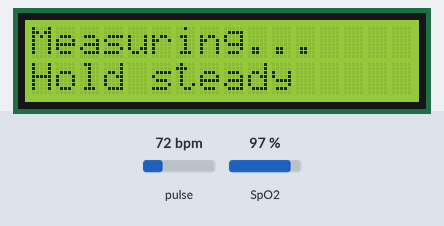
Simulated run of this sketch. Board: Arduino Uno, built with avr-gcc and run on an emulated ATmega328P. Parts: 16×2 character LCD. The inputs (shaded band) are chosen by the test bench; at power-on: SpO2 97 %, pulse 72 bpm. What the sketch prints to the serial monitor is not drawn.

Above: at 2.2 s.
2.3 s: SpO2 set to 100 %
At 4.0 s:
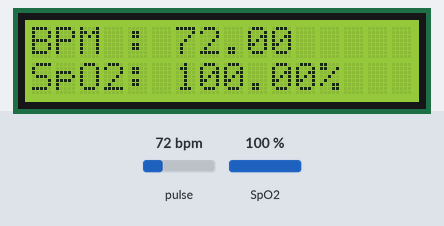
7.9 s: pulse set to 42 bpm
At 8.8 s:
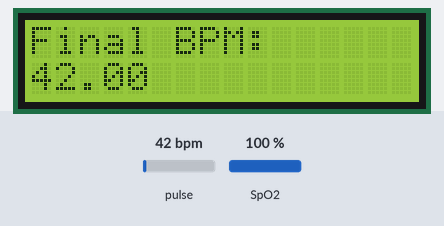
9.4 s: pulse set to 70 bpm
At 10.4 s:
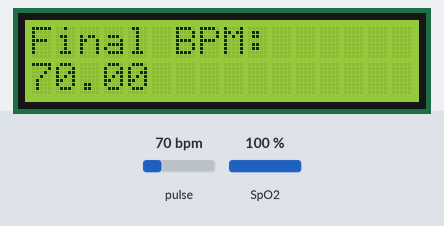
11.5 s: pulse set to 100 bpm
At 12.9 s:
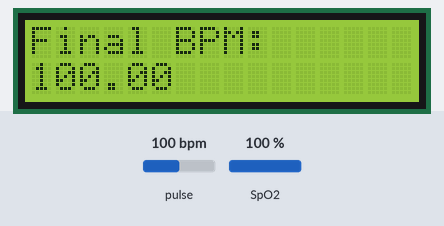
Timing chart, 0 to 14.5 s (numbered marks = the images above; inputs shaded):
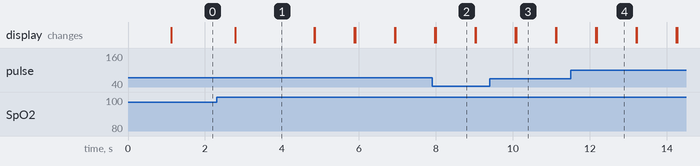

The sketch:

source_code.ino
```cpp
#include <LiquidCrystal_I2C.h>
#include <Wire.h>
#include "MAX30100_PulseOximeter.h"

#define REPORTING_PERIOD_MS     200

LiquidCrystal_I2C lcd(0x27, 16, 2);

PulseOximeter pox;
uint32_t tsLastReport = 0;
bool measuring = true;

void debugLightState(int pin, const char* state) {
    Serial.print("Pin ");
    Serial.print(pin);
    Serial.print(" is ");
    Serial.println(state);
}

void onBeatDetected() {
    Serial.println("Beat Detected!");
}

void setup() {
    Serial.begin(115200);
    lcd.init();
    lcd.backlight();

    lcd.setCursor(0, 0);
    lcd.print("Initializing...");
    delay(1000);

    if (!pox.begin()) {
        Serial.println("Sensor Initialization Failed!");
        lcd.setCursor(0, 1);
        lcd.print("FAILED");
        for (;;);
    }
    pox.setIRLedCurrent(MAX30100_LED_CURR_7_6MA);
    pox.setOnBeatDetectedCallback(onBeatDetected);

    lcd.clear();
    lcd.setCursor(0, 0);
    lcd.print("Place Finger...");
}

void loop() {
    pox.update();

    if (measuring) {
        float bpm = pox.getHeartRate();
        float spO2 = pox.getSpO2();

        if (bpm > 30 && bpm < 220 && spO2 > 0) { // Ensure valid readings
            lcd.clear();
            lcd.setCursor(0, 0);
            lcd.print("BPM : ");
            lcd.print(bpm);
            lcd.setCursor(0, 1);
            lcd.print("SpO2: ");
            lcd.print(spO2);
            lcd.print("%");
            delay(2000);

            // Finalize measurement and indicate status
            lcd.clear();
            lcd.setCursor(0, 0);
            lcd.print("Final BPM:");
            lcd.setCursor(0, 1);
            lcd.print(bpm);
            measuring = false; // Stop measuring after getting a valid reading
        }
    } else {
        // Keep displaying the final values indefinitely
        float bpm = pox.getHeartRate(); // Use the last valid BPM
        lcd.clear();
        lcd.setCursor(0, 0);
        lcd.print("Final BPM:");
        lcd.setCursor(0, 1);
        lcd.print(bpm);
        delay(1000);
    }

    if (millis() - tsLastReport > REPORTING_PERIOD_MS) {
        lcd.clear();
        lcd.setCursor(0, 0);
        lcd.print("Measuring...");
        lcd.setCursor(0, 1);
        lcd.print("Hold steady");
        tsLastReport = millis();
    }
}
```

Measured:
- after the input at 7.9 s, the display: first differs from a run without the input after 0.09 s (image 2)
- after the input at 9.4 s, the display: first differs from a run without the input after 0.68 s (image 3)
- after the input at 11.5 s, the display: first differs from a run without the input after 0.68 s (image 4)
- what the display in image 1 shows lasts 2.0 s, from 2.8 s to 4.8 s
- what the display in image 2 shows lasts 1.0 s, from 8.0 s to 9.0 s
